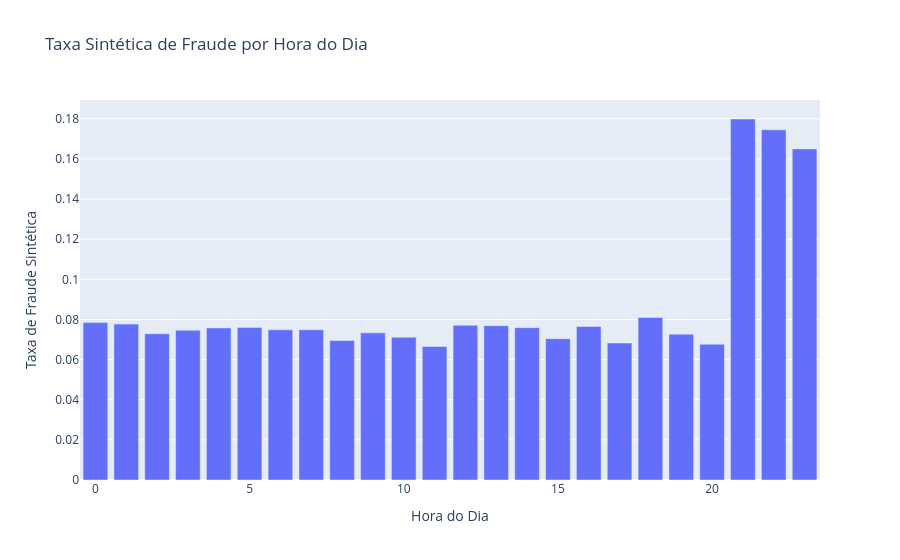

The notebook cell this image was saved under:
### Code cell
fig = px.bar(
    hourly_summary,
    x="hora",
    y="taxa_fraude",
    title="Taxa Sintética de Fraude por Hora do Dia",
    labels={
        "hora": "Hora do Dia",
        "taxa_fraude": "Taxa de Fraude Sintética",
    },
)

fig.show()

### Figure 1 — Plotly figure (JSON) as saved in the notebook; plotly's stock layout.template omitted (floating-point values rounded to 4 significant figures)
{"data": [{"hovertemplate": "Hora do Dia=%{x}<br>Taxa de Fraude Sintética=%{y}<extra></extra>", "legendgroup": "", "marker": {"color": "#636efa", "pattern": {"shape": ""}}, "name": "", "orientation": "v", "showlegend": false, "textposition": "auto", "type": "bar", "x": [0, 1, 2, 3, 4, 5, 6, 7, 8, 9, 10, 11, 12, 13, 14, 15, 16, 17, 18, 19, 20, 21, 22, 23], "xaxis": "x", "y": [0.07842, 0.07767, 0.07286, 0.07461, 0.07578, 0.07595, 0.07484, 0.07485, 0.0695, 0.07331, 0.07111, 0.06655, 0.07711, 0.0769, 0.07593, 0.07041, 0.07648, 0.06827, 0.08097, 0.07265, 0.06765, 0.1799, 0.1745, 0.165], "yaxis": "y"}], "layout": {"barmode": "relative", "legend": {"tracegroupgap": 0}, "title": {"text": "Taxa Sintética de Fraude por Hora do Dia"}, "xaxis": {"anchor": "y", "domain": [0, 1], "title": {"text": "Hora do Dia"}}, "yaxis": {"anchor": "x", "domain": [0, 1], "title": {"text": "Taxa de Fraude Sintética"}}}}
